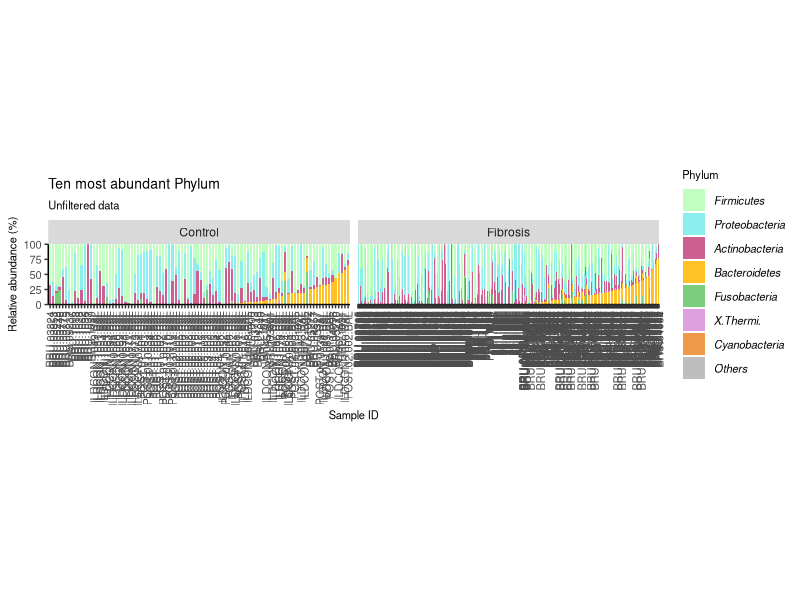
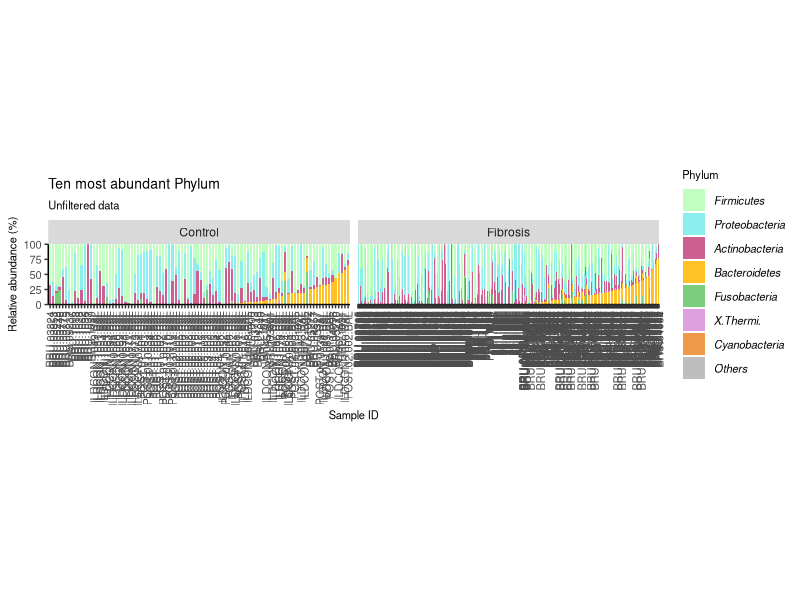

Write R code to recreate these figures, in order.
setwd("~/GitHub/Imperial-Molyneaux/IPF-progressive/Level1-IPF/Phylum/")

#install.packages("dplyr")
library("dplyr")
#install.packages("tidyverse")
library("tidyverse")
#install.packages("vegan")
library("vegan")
#install.packages("reshape2")
library("reshape2")

# Read in the saved csv file from previously
normalised_data <- read_csv("Phylum-normalised.csv") %>%
  filter(!Level1 == "Negative"&!Level1=="Mock") #remove controls

abund_table <- normalised_data %>%
  select(5:ncol(normalised_data)) # Only select the reads
rowSums(abund_table) #check if in percentages
abund_table <- abund_table/rowSums(abund_table)*100

metadata <- normalised_data %>%
  select(`sample-id`:Diagnosis) 

metadata$Level1 <- gsub("Controls", "Control", metadata$Level1)
metadata$Level1 <- as.factor(metadata$Level1)
metadata$`Sequencing run` <- as.factor(metadata$`Sequencing run`)
metadata$Diagnosis <- as.factor(metadata$Diagnosis)


# Make a dataframe "top" that contains the top 10 most abundant genera. You can alter these as you want.
top <- abund_table[,order(colSums(abund_table),decreasing=TRUE)]
#Extract list of top N Taxa
N <- 10
taxa_list <- colnames(top)[1:N]
N <- length(taxa_list)
top <- data.frame(top[,colnames(top) %in% taxa_list])
top

# Make a dataframe "other" that contains all of the other genera. You can alter these as you want.
other <- abund_table[,order(colSums(abund_table),decreasing=TRUE)]
# Extract list of top N Taxa
N <- dim(normalised_data)[2] # This needs to be the total number of colums in the dataframe.
# dim(normalised_data)[2], calls the second element of the vector dim(normalised_data)
taxa_list2 <- colnames(other)[11:N]
N <- length(taxa_list2)
Others <- data.frame(other[,colnames(other) %in% taxa_list2])
Others
# Sum all the other columns into one.
Others <- rowSums(Others)
Others <- as.data.frame(Others)
Others

# Combine the top 10 genus and the other column and check the rows all still add up to 100.
top_other <- cbind(top, Others)
top_other
top_other_rowsums <- rowSums(top_other)
top_other_rowsums <- as.data.frame(top_other_rowsums)
top_other_rowsums

# Select sample_ID
sample_ID <- normalised_data$`sample-id`

# Combine the data and the sample names back together again.
sample_data <- cbind(metadata, top_other)

# OPTIONAL: Order the samples by increasing proportion of one genus.
sample_data <- sample_data %>%
  arrange(Bacteroidetes
          #desc(Bacteroides) # Using desc() If you want to arrange in descending order.
  )

# OPTIONAL: Fix the order of sample IDs in the order of genus proportion.
sample_data$`sample-id` <- factor(sample_data$`sample-id`,
                            levels=unique(sample_data$`sample-id`))


# Use melt to turn the data from wide format into long for4mat. This puts all the genus data into a single column.
sample_data_long <- melt(sample_data, id.vars = c("sample-id",
                                                  "Level1",
                                                  "Sequencing run",
                                                  "Diagnosis"), variable.name = "Phylum")
sample_data_long

# Make a palette of colours for your top genus. There are lots of colours to use in R.
taxa_list # This shows you what those top ones are.
Palette <- c(Firmicutes = "darkseagreen1",
             Proteobacteria = "darkslategray2",
             Actinobacteria = "hotpink3",
             Bacteroidetes = "goldenrod1",
             Fusobacteria = "palegreen3",
             X.Thermi.= "plum",
             Cyanobacteria = "tan2",
             #SR1 = "darkseagreen4",
             #TM7 = "darkslategray4",
             #Tenericutes = "deeppink3",
             Others = "grey")


# Use ggplot2 to make the stacked box plot.
ggplot(sample_data_long,
       aes(x = `sample-id`,
           y = value,
           fill = Phylum)) +
  #Set the width of the bars in the plot
  geom_bar(stat = "identity",
           width = 0.7) +
  facet_grid(. ~ Level1,
             scales = "free", 
             drop = TRUE)+ # Choose to show per category of metadata
  #Set the colors to use the Palette already created
  scale_fill_manual(values = Palette) +
  #Remove extra space at the top and bottom of the plot
  scale_y_continuous(expand = c(0, 0),
                     limits = c(0, 100.1)) +
  #Set the axis labels and title
  labs(title="Ten most abundant Phylum",
       subtitle = "Unfiltered data",
       x = "Sample ID",
       y = "Relative abundance (%)") +
  theme(#Set the title font size
    plot.title = element_text(size=10),
    plot.subtitle = element_text(size = 8),
    #Set the legend title position
    legend.position = "right",
    #Set the legend title font size
    legend.title = element_text(size=8),
    #Define the size of the legend text and make it italic
    legend.text = element_text(size=8,
                               face = "italic"),
    #Remove the grey background from the legend
    legend.background = element_blank(),
    #Remove the box from the legend
    legend.key = element_blank(),
    #Remove the grey background
    panel.background = element_blank(),
    #Remove the plot border
    panel.border = element_blank(),
    #Remove the major plot grid lines
    panel.grid.major = element_blank(),
    #Remove the minor plot grid lines
    panel.grid.minor = element_blank(),
    #Change orientation of x axis labels
    axis.text.x = element_text(angle=90,
                               hjust=1,
                               vjust=0.5,
                               size=8),
    axis.title.x = element_text(size=8),
    #Define the axis title text size
    axis.title = element_text(size=8),
    #Define the axis label text size
    axis.text.y = element_text(size=8),
    #Add back the x and y axis lines and define thickness (size), line type, and color
    axis.line = element_line(size = 0.5,
                             linetype = "solid",
                             colour = "black"),
    #Set the aspect ratio of the plot
    aspect.ratio = 0.2
  )

#Save as a pdf for size to go into Inkspace figure
ggsave("Ten most abundant Phylum unfiltered.pdf", width = 400, height = 150, units = c("mm"), dpi = 300)
